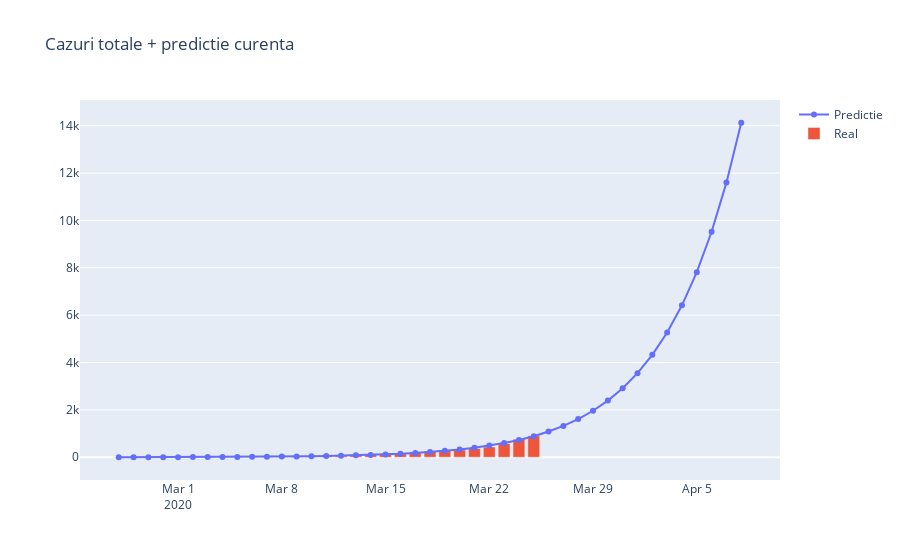
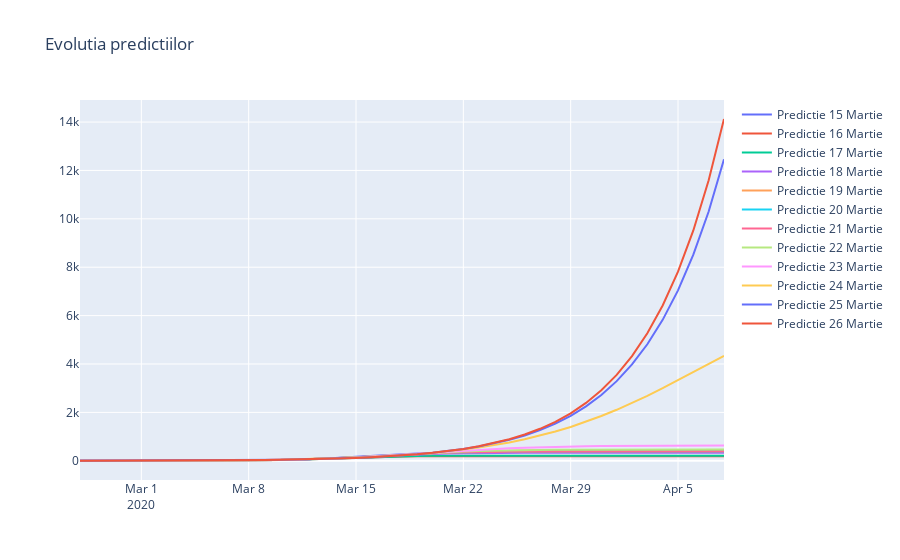
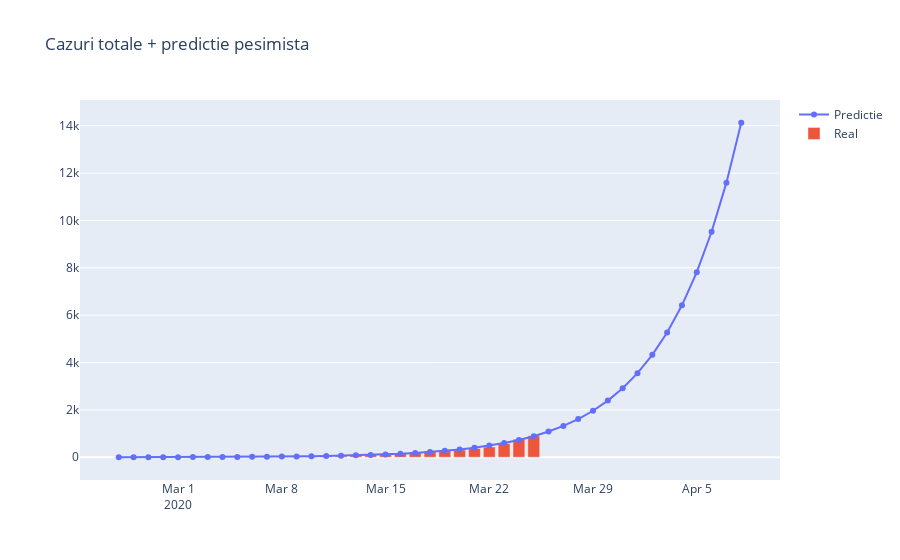
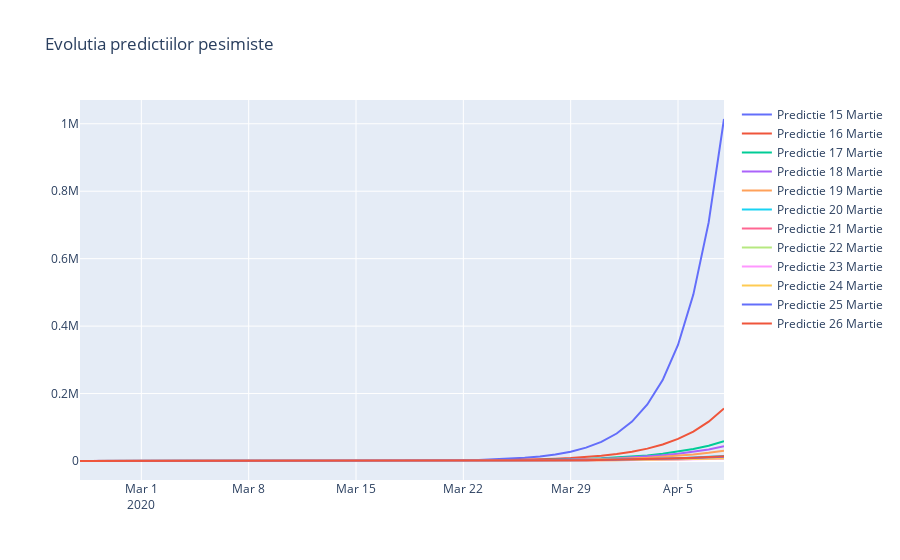

Notebook source saved alongside these figures, in order:
### Code cell
plot_prediction(logistic, pacienti, "Cazuri totale + predictie curenta", divider=10000)
plot_predictions_history(logistic, pacienti, "Evolutia predictiilor", divider=10000)

plot_prediction(exponential, pacienti, "Cazuri totale + predictie pesimista", divider=1)
plot_predictions_history(exponential, pacienti, "Evolutia predictiilor pesimiste", divider=1)

plot_prediction(parabolic, pacienti, "Cazuri totale + predictie parabolica", divider=1)
plot_predictions_history(parabolic, pacienti, "Evolutia predictiilor parabolice", divider=1)

plot_prediction(sigmoid, pacienti, "Cazuri totale + predictie sigmoid", divider=1000)
plot_predictions_history(sigmoid, pacienti, "Evolutia predictiilor sigmoid", divider=1000)
